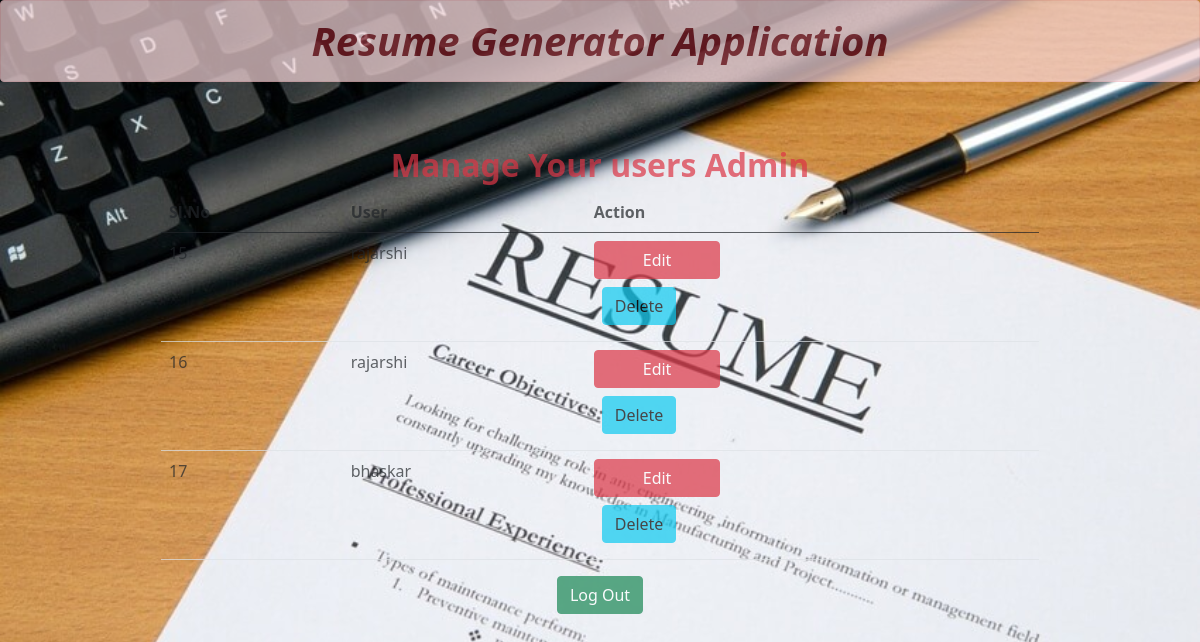
/profile/ (signed in), run on the app's committed database.
### resume/models.py (models this page shows, shortened)
class profile(models.Model):
    user = models.ForeignKey(User, on_delete=models.CASCADE)
    name = models.CharField(max_length=100, default=' ')
    profile_img = models.ImageField(upload_to='pro_img', blank=True)
    dob = models.DateField()
    mobile_no = models.PositiveIntegerField()
    state = models.CharField(max_length=200, choices=STATE_CHOICES)
    address = models.CharField(max_length=250)
    father_name = models.CharField(max_length=150)
    mother_name = models.CharField(max_length=150)
    college_name = models.TextField()
    school_name = models.TextField()
    class_12 = models.FloatField()
    class_10 = models.FloatField()
    persue_course = models.CharField(max_length=150, choices=COURSE_CHOICES)
    language = models.TextField(blank=True)

### resume/views.py (the view, shortened to what this page needs)
# urls.py: path('profile/', views.profile_view),
def profile_view(request):
    if request.user.is_authenticated:
        if request.user.username == 'admin':
            pro = profile.objects.all()
            return render(request, 'adminPage.html', {'pro': pro})
    else:
        return HttpResponseRedirect('/')

### templates/adminPage.html (shortened to what this page needs)
{% extends 'base.html' %}
{% block content %}
    <div class="container">
        <h2 class="text-center text-danger fw-bold">Manage Your users Admin</h2>
        <table class="table">
            <thead>
              <tr>
                <th scope="col">Sl.No</th>
                <th scope="col">User</th>
                <th scope="col">Action</th>
              </tr>
            </thead>
            <tbody>
                {% for p in pro %}
              <tr>
                <td>{{p.id}}</td>
                <td>{{p.user}}</td>
                <td>
                    <a href="" class="text-decoration-none btn btn-danger px-5">Edit</a>
                    <form action="{% url 'deleteUser' p.id %}" method="POST">
                      <input type="submit" class="btn btn-info m-2" value="Delete">
                    </form>
                </td>
              </tr>
              {% endfor %}
            </tbody>
          </table>
          <div class="text-center">
            <a href="{% url 'logout' %}" class="text-decoration-none btn btn-success">Log Out</a>
          </div>
    </div>
{% endblock content %}

### resume/static/resume/css/style.css (style rules this page uses)
body { background: url('/static/resume/images/resume_image.jpg'); opacity: 0.7; background-size: cover; background-position: center; }

### data on the page
profile: id "15", user "rajarshi"
profile: id "16", user "rajarshi"
profile: id "17", user "bhaskar"
